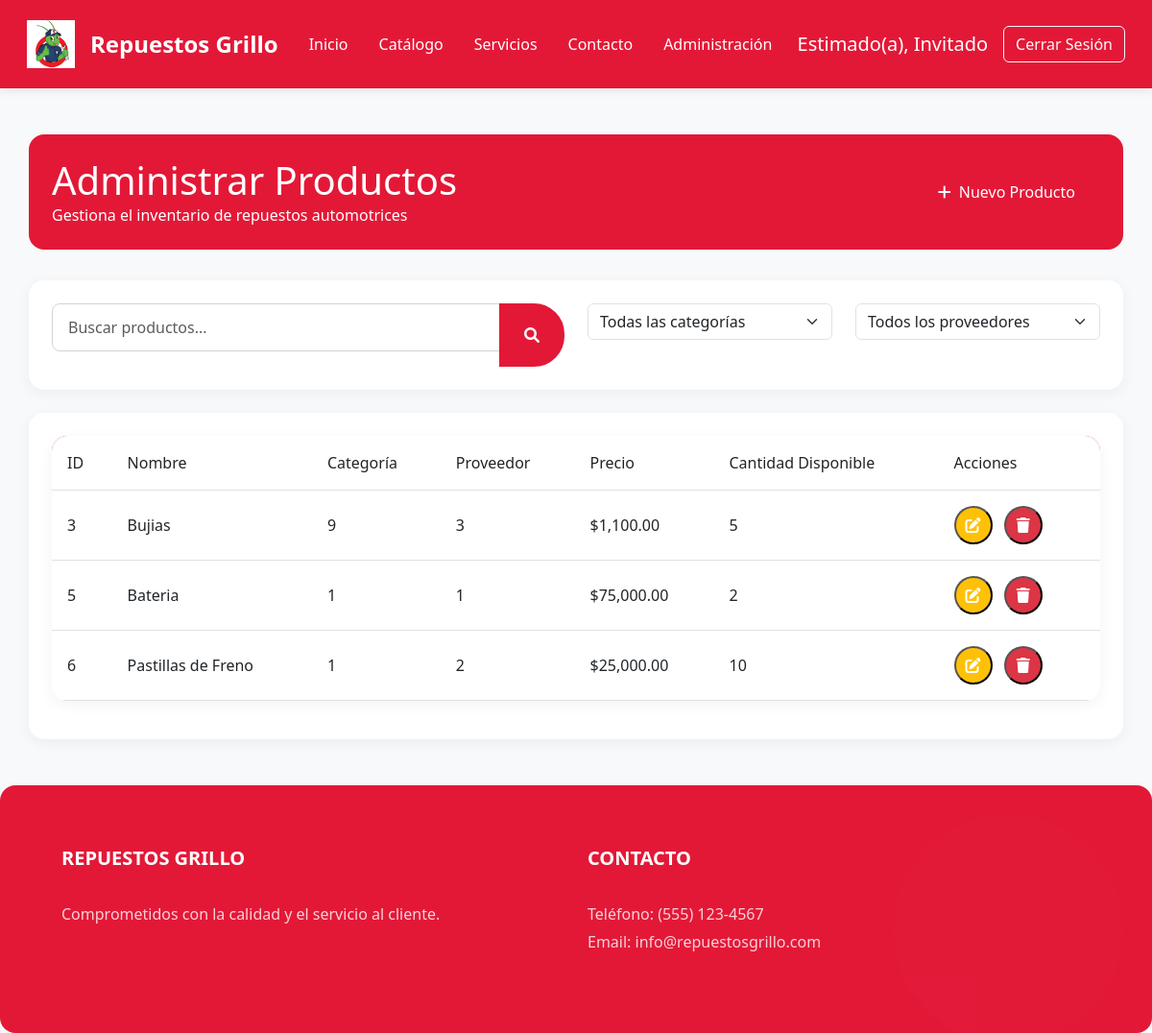
Page /View/Productos/AdministrarProductos.php (signed in) on the committed database.
### tables this page shows
CREATE TABLE `tbl_productos` (
  `IdProductos` int(11) NOT NULL AUTO_INCREMENT,
  `Nombre` varchar(100) NOT NULL,
  `Precio` decimal(18,2) DEFAULT NULL,
  `CantidadDisponible` int(11) DEFAULT NULL,
  `IdCategoria` int(11) NOT NULL,
  `IdProveedor` int(11) NOT NULL,
  PRIMARY KEY (`IdProductos`),
  KEY `fk_Categoria` (`IdCategoria`),
  KEY `fk_Proveedor` (`IdProveedor`),
  CONSTRAINT `fk_Categoria` FOREIGN KEY (`IdCategoria`) REFERENCES `tbl_categorias` (`IdCategoria`),
  CONSTRAINT `fk_Proveedor` FOREIGN KEY (`IdProveedor`) REFERENCES `tbl_proveedores` (`IdProveedor`)
);

### Model/ProductosModel.php (called while the page is built, shortened)
<?php
function ConsultarProductos()
{
    try {
        $context = AbrirBaseDatos();
        $sentencia = "CALL SP_ConsultarProductos()";
        $resultado = $context->query($sentencia);
        return $resultado;
    } catch (Exception $error) {
        return null;
    }
}
?>

### View/Productos/AdministrarProductos.php (the view, shortened to what this page needs)
<?php
    include_once $_SERVER["DOCUMENT_ROOT"] . "/ProyectoAmbienteWeb/Model/ProductosModel.php";
    include_once $_SERVER["DOCUMENT_ROOT"] . "/ProyectoAmbienteWeb/View/layoutInterno.php";
?>
<!DOCTYPE html>
<html lang="es">
<body>
    <div class="container content">
        <div class="admin-header">
            <div class="row align-items-center">
                <div class="col-md-8">
                    <h1 class="mb-0">Administrar Productos</h1>
                    <p class="mb-0">Gestiona el inventario de repuestos automotrices</p>
                </div>
                <div class="col-md-4 text-md-end mt-3 mt-md-0">
                    <button type="button" class="btn btn-custom" onclick="window.location.href='CrearProducto.php';">
                        <i class="fas fa-plus me-2"></i>Nuevo Producto
                    </button>
                </div>
            </div>
        </div>
        <div class="card card-custom mb-4">
            <div class="card-body">
                <div class="row">
                    <div class="col-md-6">
                        <div class="input-group">
                            <input type="text" class="form-control" placeholder="Buscar productos...">
                            <button class="btn btn-custom" type="button">
                                <i class="fas fa-search"></i>
                            </button>
                        </div>
                    </div>
                    <div class="col-md-3">
                        <select class="form-select">
                            <option selected>Todas las categorías</option>
                        </select>
                    </div>
                    <div class="col-md-3">
                        <select class="form-select">
                            <option selected>Todos los proveedores</option>
                        </select>
                    </div>
                </div>
            </div>
        </div>
        <div class="card card-custom">
            <div class="card-body">
                <div class="table-container">
                    <table class="table table-custom table-hover">
                        <thead>
                            <tr>
                                <th>ID</th>
                                <th>Nombre</th>
                                <th>Categoría</th>
                                <th>Proveedor</th>
                                <th>Precio</th>
                                <th>Cantidad Disponible</th>
                                <th>Acciones</th>
                            </tr>
                        </thead>
                        <tbody>
                            <?php
        $productos = ConsultarProductos();
        if ($productos && $productos->num_rows > 0) {
            while ($row = $productos->fetch_assoc()) {
                echo "<tr>";
                echo "<td>" . $row['IdProductos'] . "</td>";
                echo "<td>" . $row['Nombre'] . "</td>";
                echo "<td>" . $row['IdCategoria'] . "</td>";
                echo "<td>" . $row['IdProveedor'] . "</td>";
                echo "<td>$" . number_format($row['Precio'], 2) . "</td>";
                echo "<td>" . $row['CantidadDisponible'] . "</td>";
                echo "<td>
                        <form action='EditarProducto.php' method='GET' style='display:inline;'>
                            <input type='hidden' name='idProducto' value='" . $row['IdProductos'] . "'>
                            <button type='submit' class='action-btn edit-btn'>
                                <i class='fas fa-edit'></i>
                            </button>
                        </form>
                        <form action='' method='POST' style='display:inline;'>
                            <input type='hidden' name='idProducto' value='" . $row['IdProductos'] . "'>
                            <button type='submit' class='action-btn delete-btn' name='btnEliminar' onclick='return confirm(\"¿Estás seguro de que quieres eliminar este producto?\");'>
                                <i class='fas fa-trash'></i>
                            </button>
                        </form>
                      </td>";
                echo "</tr>";
            }
        } else {
            echo "<tr><td colspan='7' class='text-center'>No hay Productos registrados</td></tr>";
        }
    ?>
                        </tbody>
                    </table>
                </div>
            </div>
        </div>
    </div>

### View/Styles/estilos.css (style rules this page uses)
:root { --primary-color: #e31837; --secondary-color: #1a1a1a; --accent-color: #f8d7da; --text-light: #ffffff; --text-dark: #333333; --gray-light: #f8f9fa; --transition: all 0.3s ease; }
* { margin: 0; padding: 0; box-sizing: border-box; }
body { display: flex; flex-direction: column; min-height: 100vh; background-color: var(--gray-light); font-family: 'Segoe UI', Tahoma, Geneva, Verdana, sans-serif; }
.content { flex: 1 0 auto; padding: 3rem 0; }
.card-custom { border-radius: 1rem; box-shadow: 0 4px 15px rgba(0,0,0,0.05); transition: var(--transition); border: none; overflow: hidden; }
.card-custom .card-body { padding: 1.5rem; }
.btn-custom { background: var(--primary-color); color: var(--text-light); padding: 0.7rem 1.5rem; border-radius: 2rem; font-weight: 500; transition: var(--transition); border: 2px solid var(--primary-color); }
.card-custom { animation: fadeIn 0.5s ease-out; }

### View/Styles/productos.css (style rules this page uses)
.admin-header { background: var(--primary-color); color: var(--text-light); padding: 1.5rem; border-radius: 1rem; margin-bottom: 2rem; }
.table-custom { background: white; border-radius: 1rem; overflow: hidden; box-shadow: 0 4px 15px rgba(0, 0, 0, 0.05); }
.table-custom thead { background: var(--primary-color); color: var(--text-light); }
.table-custom th { padding: 1rem; font-weight: 500; }
.table-custom td { vertical-align: middle; padding: 1rem; }
.action-btn { width: 40px; height: 40px; display: inline-flex; align-items: center; justify-content: center; border-radius: 50%; margin-right: 0.5rem; transition: var(--transition); }
.edit-btn { background: #ffc107; color: white; }
.delete-btn { background: #dc3545; color: white; }
.form-control { border-radius: 0.5rem; padding: 0.75rem 1rem; border: 1px solid #ced4da; margin-bottom: 1rem; }

### rows in the picture
tbl_productos: IdProductos "3", Nombre "Bujias", IdCategoria "9", IdProveedor "3", Precio "1,100.00", CantidadDisponible "5"
tbl_productos: IdProductos "5", Nombre "Bateria", IdCategoria "1", IdProveedor "1", Precio "75,000.00", CantidadDisponible "2"
tbl_productos: IdProductos "6", Nombre "Pastillas de Freno", IdCategoria "1", IdProveedor "2", Precio "25,000.00", CantidadDisponible "10"

### other values in the picture
$nombreParaMostrar "Invitado"
